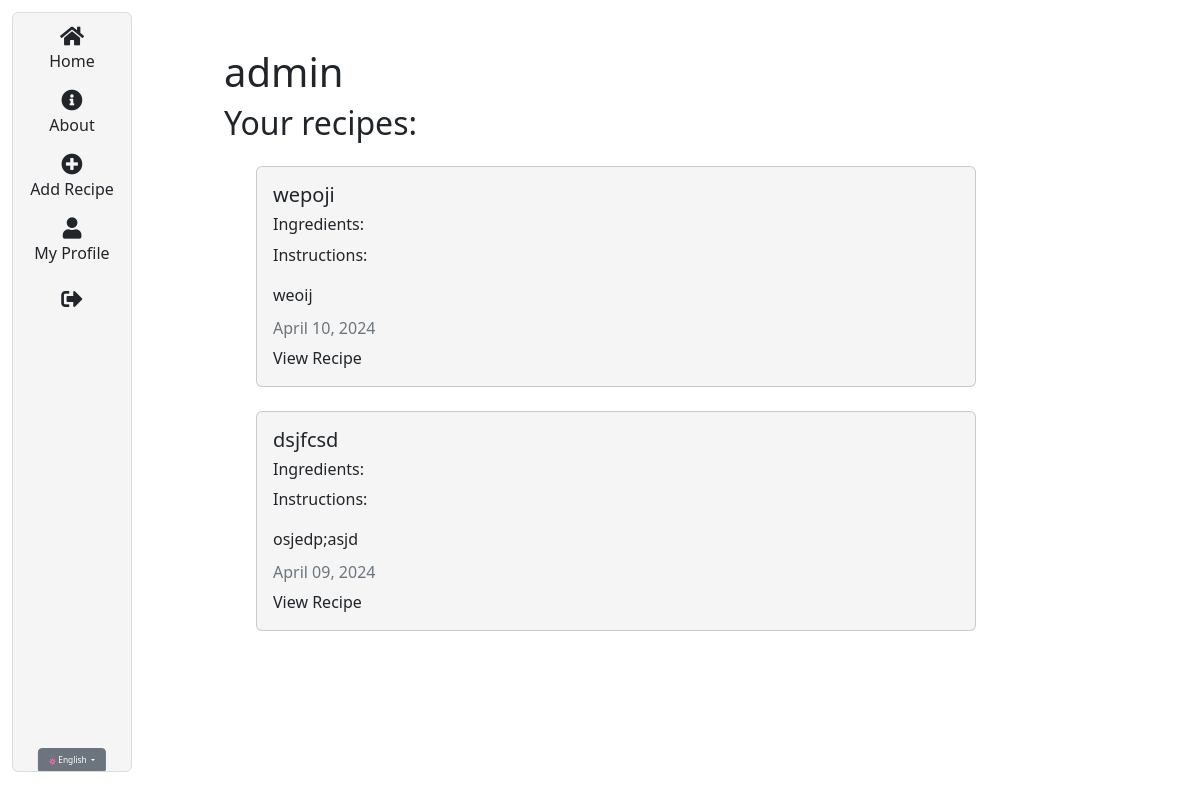
The page /en/profile/ (signed in) on the database as committed earlier.
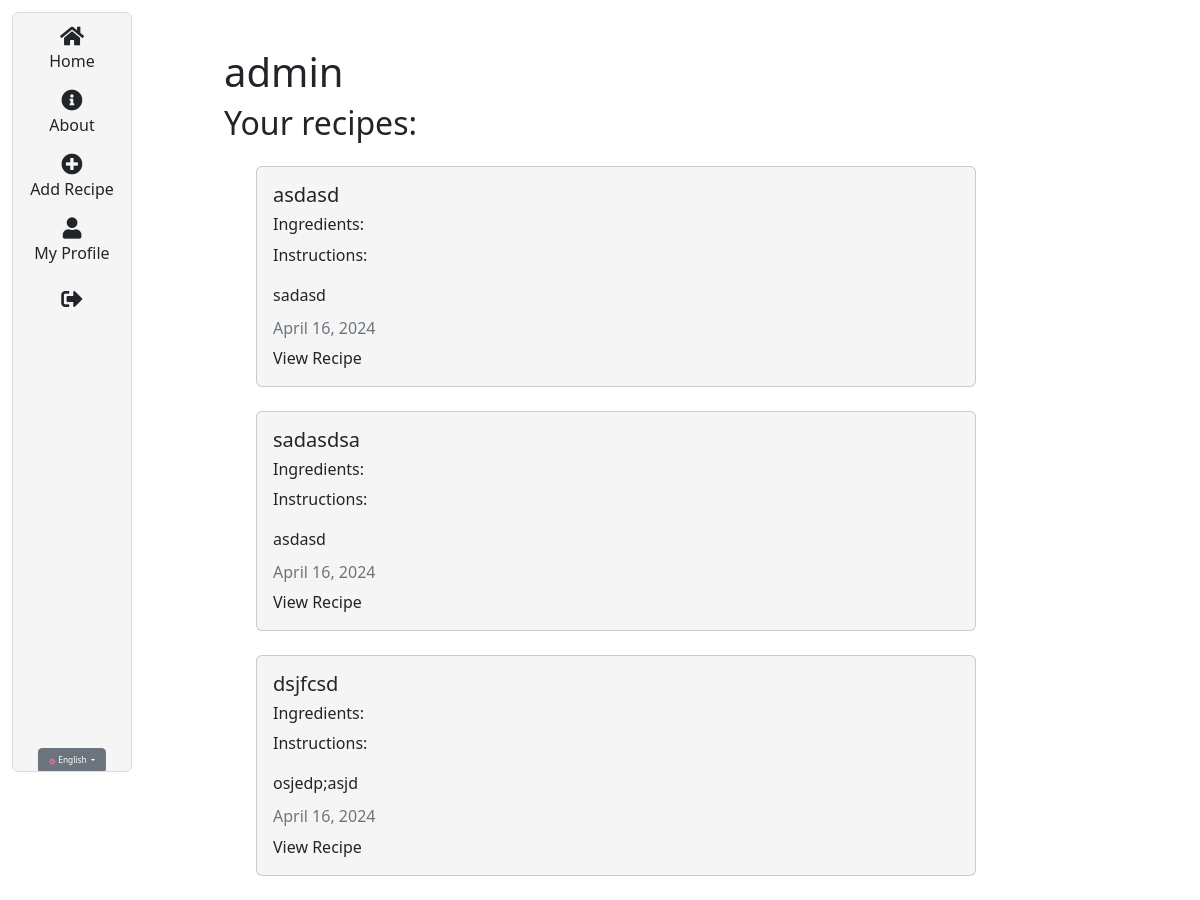
The same page on the database as committed later.
### recipes/models.py (models this page shows, shortened)
class Recipe(models.Model):
  title = models.CharField(max_length=100)
  description = RichTextField(blank=True, null=True)
  author = models.ForeignKey(User, on_delete=models.CASCADE)
  created_at = models.DateTimeField(auto_now_add=True)
  updated_at = models.DateTimeField(auto_now=True)
  ingredients = models.ManyToManyField(Ingredient, related_name='recipes')
  likes = models.ManyToManyField(User, related_name='blog_posts')
  photo = models.ImageField(
        upload_to='recipes',
        null=True,
        blank=True,
    )
  class Meta:
    ordering = ['-created_at']

### users/views.py (the view)
# urls.py: path('profile/', user_views.profile, name="user-profile"),
@login_required()
def profile(request):
  user = request.user
  recipes = Recipe.objects.filter(author=user)
  return render(request, 'users/profile.html', {'recipes': recipes})

### users/templates/users/profile.html (shortened to what this page needs)
{% extends "recipes/box.html" %}
{% load static %}
{% load crispy_forms_tags %} {% load i18n %} {% load static %}
{% block content %}
<div class="container">
  <h1>{{ user.username }}</h1>
  <h2>{% trans "Your recipes:" %}</h2>
  <ul>
    {% for recipe in recipes %}
    <div class="card my-4">
      <div class="card-body">
        <h5 class="card-title">{{ recipe.title }}</h5>
        <h6>{% trans "Ingredients:" %}</h6>
        <p class="card-text">
          {% trans "Instructions:" %} {{ recipe.description | safe }}
        </p>
        <h6 class="card-subtitle mb-2 text-muted">
          {{ recipe.updated_at|date:"F d, Y" }}
        </h6>
        <a
          href="{% url 'recipes-detail' recipe.pk %}"
          class="card-link no-style"
          >{% trans "View Recipe" %}</a
        >
      </div>
    </div>
    {% endfor %}
  </ul>
</div>
{% endblock content %}

Rows that differ between the two databases and show on the page:
removed Recipe: title "wepoji", description "weoij", updated_at "April 10, 2024"
added Recipe: title "asdasd", description "sadasd", updated_at "April 16, 2024"
added Recipe: title "sadasdsa", description "asdasd", updated_at "April 16, 2024"
changed Recipe "dsjfcsd": updated_at "April 09, 2024" → "April 16, 2024"
